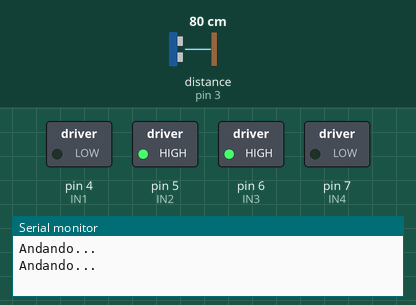
Simulated run of this sketch. Board: Arduino Uno, built with avr-gcc and run on an emulated ATmega328P. On the bench: switched loads named in the sketch (green lamp = pin HIGH), the last lines printed to the serial monitor. Wiring (inferred from the names in the program): ultrasonic range finder: trigger pin 2; echo pin 3. Inputs (shaded band) come from the test bench; at power-on: distance to the obstacle (sensor on pin 3) 80 cm. The echo pulse lasts 58.3 µs per cm; pins used as bus, display or sensor lines are not drawn.

Above: at 1.3 s.
1.4 s: distance to the obstacle (sensor on pin 3) set to 55 cm
3.3 s: distance to the obstacle (sensor on pin 3) set to 45 cm
At 7.0 s:
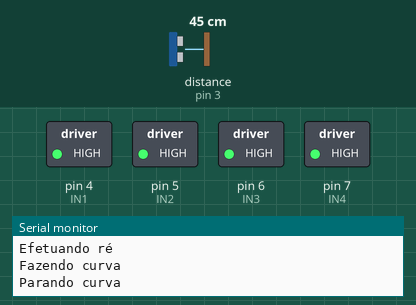
7.4 s: distance to the obstacle (sensor on pin 3) set to 60 cm
At 8.2 s:
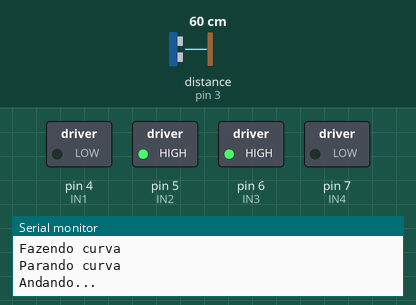
9.3 s: distance to the obstacle (sensor on pin 3) set to 2 cm
At 11.2 s:
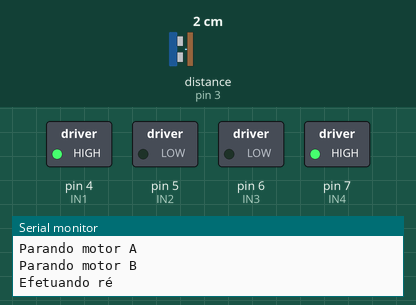
Timing chart, 0 to 14.4 s (numbered marks = the images above; inputs shaded):
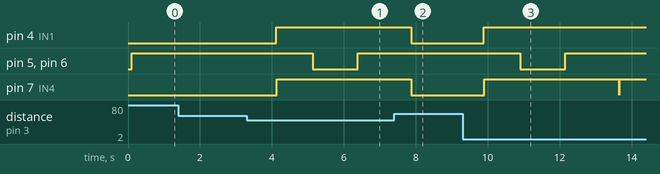

The sketch:

sketch_robot_inteligente.ino
```cpp
//Configuração manual do sensor HC-SR04
//Pinos do sensor
int PinTrigger = 2; //Pino para cabeamento do Trigger
int PinEcho = 3; //Pino para cabeamento do Echo

//Variáveis para cálculo de distância
float TempoEcho = 0;
const float VelocidadeSom_mpors = 340;
const float VelocidadeSom_mporus = 0.000340;
float dist;
int parada = 0;

//Configuração dos pinos ligados às entradas da ponte H
//Motor A
int IN1 = 4;
int IN2 = 5;
//Motor B
int IN3 = 6;
int IN4 = 7;

void setup() {
  //Configuração do modo de operação dos pinos
  //Sensor de obstáculos
  pinMode(PinTrigger, OUTPUT);
  digitalWrite(PinTrigger, LOW);
  pinMode(PinEcho, INPUT);
  Serial.begin(9600);
  delay(100);

  //Motor A
  pinMode(IN1, OUTPUT);
  pinMode(IN2, OUTPUT);

  //Motor B
  pinMode(IN3, OUTPUT);
  pinMode(IN4, OUTPUT);
}

void loop() {
  //Gira o Motor A no sentido horario
  digitalWrite(IN1, LOW);
  digitalWrite(IN2, HIGH);
  //Gira o Motor B no sentido horario
  //Invertidos os comandos do motor B em todo o código.
  digitalWrite(IN3, HIGH);
  digitalWrite(IN4, LOW);
  Serial.println("Andando...");

  //Dispara o pulso, armazena o tempo de resposta
  //Utiliza função de cálculo para calcular a distância
  DisparaPulsoUltrassonico(); //Dispara o pulso
  TempoEcho = pulseIn(PinEcho, HIGH); //Guarda tempo de resposta do Echo
  dist = CalculaDistancia(TempoEcho) * 100;

  if (dist < 50)
  {
    parada = 1;
    Serial.println("Obstáculo encontrado");
    Serial.println(dist);
    //Para o motor A
    Serial.println("Parando motor A");
    digitalWrite(IN1, HIGH);
    digitalWrite(IN2, HIGH);
    //Para o motor B
    Serial.println("Parando motor B");
    digitalWrite(IN3, HIGH);
    digitalWrite(IN4, HIGH);
    delay(1000);

    //Gira o Motor A no sentido anti-horario
    Serial.println("Efetuando ré");
    digitalWrite(IN1, HIGH);
    digitalWrite(IN2, LOW);
    //Gira o Motor B no sentido anti-horario
    digitalWrite(IN3, LOW);
    digitalWrite(IN4, HIGH);
    delay(1000);

    //Faz uma curva
    Serial.println("Fazendo curva");
    digitalWrite(IN1, HIGH);
    digitalWrite(IN2, LOW);
    delay(250);

    //Para o motor A
    Serial.println("Parando curva");
    digitalWrite(IN1, HIGH);
    digitalWrite(IN2, HIGH);
    //Para o motor B
    digitalWrite(IN3, HIGH);
    digitalWrite(IN4, HIGH);
    delay(500);
    dist = 999;
  }
  delay(1000);
}

void DisparaPulsoUltrassonico() {
  //Função dispara o pulso através do Trigger
  digitalWrite(PinTrigger, HIGH);
  delayMicroseconds(10);
  digitalWrite(PinTrigger, LOW);
}
float CalculaDistancia(float tempo_us) {
  //Calcula a distância a partir do tempo de resposta do Echo
  return ( (tempo_us * VelocidadeSom_mporus) / 2 );
}
```

Measured:
- the behaviour switches between 51 and 50 cm on distance to the obstacle (sensor on pin 3) (found by bisection; images 0 and 1)
- after the input at 3.3 s, pin 4 (IN1): LOW → HIGH after 0.82 s; pin 5 (IN2), pin 6 (IN3): HIGH → LOW after 1.8 s, → HIGH 1.3 s later; pin 7 (IN4): LOW → HIGH after 0.83 s
- after the input at 7.4 s, pin 4 (IN1): HIGH → LOW after 0.48 s; pin 5 (IN2), pin 6 (IN3): stays HIGH (without the input it goes to LOW after 1.5 s); pin 7 (IN4): goes on until 7.9 s, then stays LOW
- after the input at 9.3 s, pin 4 (IN1): LOW → HIGH after 0.59 s; pin 5 (IN2), pin 6 (IN3): HIGH → LOW after 1.6 s, → HIGH 1.3 s later; pin 7 (IN4): LOW → HIGH after 0.60 s, → LOW 3.8 s later, → HIGH 0.01 s later
